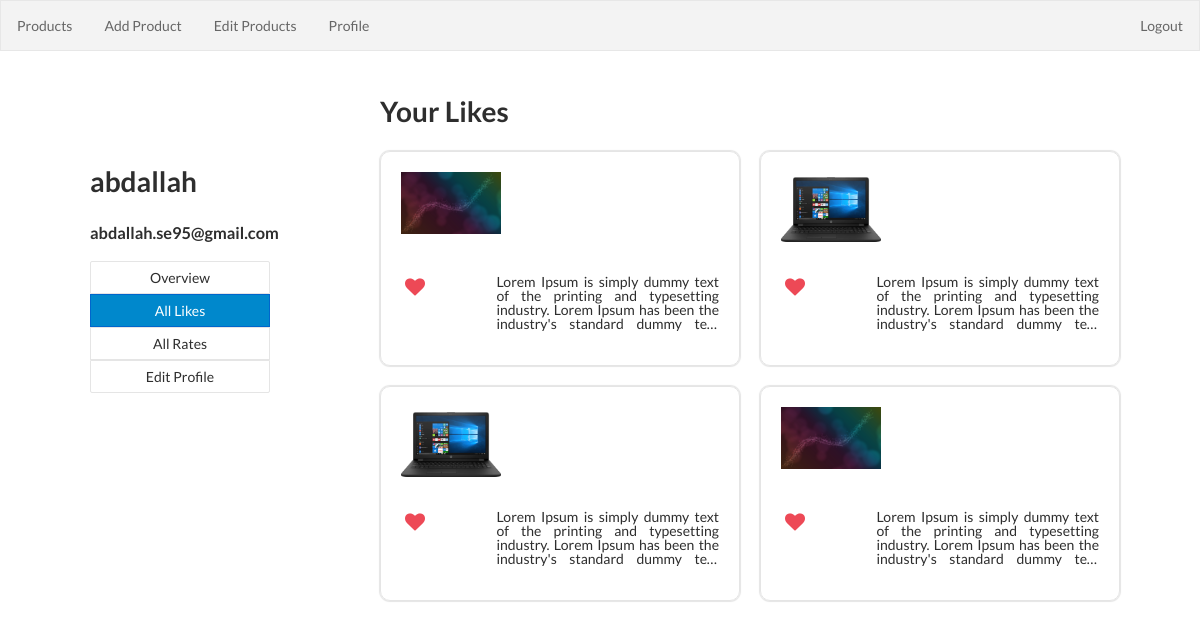
/Likes.php (signed in), run on the app's committed database.
### tables this page shows
CREATE TABLE IF NOT EXISTS `products` (
  `id` int(11) NOT NULL AUTO_INCREMENT,
  `name` varchar(250) NOT NULL,
  `description` varchar(250) NOT NULL,
  `price` int(11) NOT NULL,
  `review` int(10) NOT NULL DEFAULT '0',
  PRIMARY KEY (`id`)
);

CREATE TABLE IF NOT EXISTS `images` (
  `id` int(11) NOT NULL AUTO_INCREMENT,
  `name` varchar(250) NOT NULL,
  `product_id` int(11) NOT NULL,
  `main` tinyint(1) DEFAULT '0',
  PRIMARY KEY (`id`)
);

### controllers/Database.php (called while the page is built, shortened)
<?php
class Database{
    public  $host="localhost";
    public  $dbuser="root";
    public  $password="";
    public  $dbname="catalogue";
    function __construct(){
        $this->password = "";
        $this->host = "localhost";
        $this->dbuser = "root";
        $this->dbname = "catalogue";
    }
    function connect(){
        $conn = mysqli_connect($this->host,$this->dbuser,$this->password,$this->dbname);
        return $conn;
    }
    function query($conn,$sql){
        $res=mysqli_query($conn,$sql);
        return $res;
    }
}

### controllers/ProductController.php (called while the page is built, shortened)
<?php
include_once "Database.php";
class ProductController{
    public static function view_product($id){
        $query = "select * from products where id = $id";
        $db = new Database();
        $res = $db->query($db->connect(), $query);
        return $res;
    }
    public static function get_user_liked_products(){
        $uid = $_SESSION['user_id'];
        $query = "select product_id from user_likes where user_id = $uid";
        $db = new Database();
        $res = $db->query($db->connect(), $query);
        return $res;
    }
}

### Likes.php (the view, shortened to what this page needs)
<?php
require "header.php";
require "controllers/ProductController.php";
$res = ProductController::get_user_liked_products();
$liked_products = array();
$c = 0;
while($ress = mysqli_fetch_assoc($res)){
    $c++;
    $liked_products [] = mysqli_fetch_assoc(ProductController::view_product($ress['product_id']));
}
?>
<div class="profile">
    <div class="info">
        <h1><?php echo $_SESSION['username'];?></h1>
        <h3><?php echo $_SESSION['email'];?></h3>
        <ul>
            <li><a href="Profile.php">Overview</a></li>
            <li class="active"><a href="Likes.php">All Likes</a></li>
            <li><a href="Ratings.php">All Rates</a></li>
            <li><a href="EditProfile.php">Edit Profile</a></li>
        </ul>
    </div>
    <div class="likes">
        <h1>Your Likes</h1>
        <div class="products">
            <?php
            $x = 0;
            while ($x < $c){
            $query = "select name from images where product_id = ".$liked_products[$x]['id']." and main= 1";
            $db = new Database();
            $res = $db->query($db->connect(), $query);
            $res = mysqli_fetch_assoc($res);
            $image_name = "default.jpg";
            if($res != null)
            $image_name = ($res['name'] == "")? "default.jpg":$res['name'];
            ?>
            <div class="product">
                <div class="photo">
                    <img src="./photos/<?php echo $image_name?>">
                </div>
                <p class="description"><?php echo $liked_products[$x]['description']?></p>
                <div class="like-rate">
                    <i onclick="like(this)" name="<?php echo $liked_products[$x]['id'];?>" class="icon-heart"
                       style="cursor: pointer; color: #ED4956;"></i>
                </div>
            </div>
            <?php $x++;}?>
        </div>
    </div>
</div>
</body>
</html>

### css/main.css (style rules this page uses)
* { box-sizing: border-box; }
body, button, input, select, textarea { font-family: 'Lato', sans-serif; }
.profile { display: flex; min-height: 100vh; background: white; }
.profile > div { flex-grow: 1; padding: 20px; }
.profile .info { position: relative; padding: 90px; min-width: 30vw; }
.profile .info ul { text-align: center; }
.profile .info ul li { padding: 5px; border: 1px solid #e5e5e5; }
.profile .info ul li.active { background-color: #0088cc; color: white; border: 1px solid #0066cc; }
.profile .info ul li:first-child { border-radius: 2px 2px 0 0; }
.profile .info ul li:last-child { border-radius: 0 0 2px 2px; }
.profile .products { display: flex; flex-wrap: wrap; }
.profile .product { border: 1px #e5e5e5 solid; padding: 20px; border-radius: 10px; box-shadow: 0 0 1px 1px #e5e5e5; margin: 0 20px 20px 0; width: 30vw; }
.profile .product .photo { width: 100px; height: 6em; display: inline-block; margin-right: 10px; overflow: hidden; }
.profile .product .photo img { width: 100%; }
.profile .product .description { float: right; line-height: 1em; overflow: hidden; display: -webkit-box; -webkit-line-clamp: 4; -webkit-box-orient: vertical; max-width: 70%; text-align: justify; }
.profile .product .like-rate { margin: 10px 0; font-size: 20px; }
.profile .product .icon-heart { color: #ED4956; }

### data on the page
products: images.name (picture), description "Lorem Ipsum is simply dummy text of the printing and typesetting industry. Lorem Ipsum has been the industry's standard dummy…"
products: images.name (picture), description "Lorem Ipsum is simply dummy text of the printing and typesetting industry. Lorem Ipsum has been the industry's standard dummy…"
products: images.name (picture), description "Lorem Ipsum is simply dummy text of the printing and typesetting industry. Lorem Ipsum has been the industry's standard dummy…"
products: images.name (picture), description "Lorem Ipsum is simply dummy text of the printing and typesetting industry. Lorem Ipsum has been the industry's standard dummy…"

### other printed values
$_SESSION['username'] "abdallah"
$_SESSION['email'] "abdallah.se95@gmail.com"
